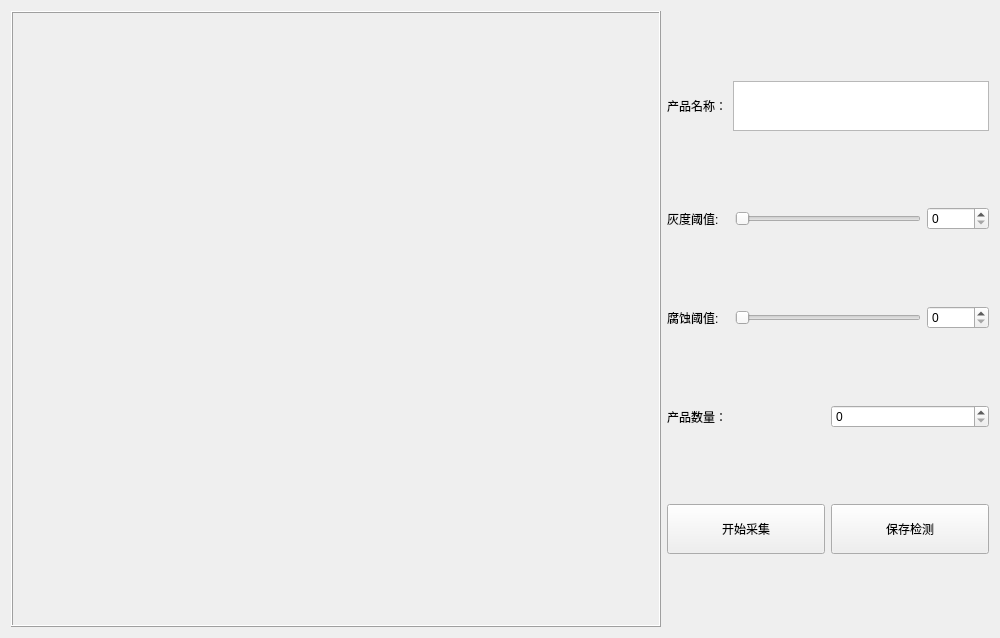
        <widget class="QWidget" name="new_detector">
         <layout class="QGridLayout" name="gridLayout_10">
          <item row="0" column="0">
           <widget class="QFrame" name="frame_new">
            <property name="minimumSize">
             <size>
              <width>650</width>
              <height>616</height>
             </size>
            </property>
            <property name="frameShape">
             <enum>QFrame::Box</enum>
            </property>
            <property name="frameShadow">
             <enum>QFrame::Raised</enum>
            </property>
           </widget>
          </item>
          <item row="0" column="1">
           <layout class="QVBoxLayout" name="verticalLayout_2" stretch="1,1,1,1,1">
            <item>
             <layout class="QHBoxLayout" name="horizontalLayout_8">
              <item>
               <widget class="QLabel" name="label_5">
                <property name="styleSheet">
                 <string notr="true">font: 75 16pt &quot;华文仿宋&quot;;</string>
                </property>
                <property name="text">
                 <string>产品名称：</string>
                </property>
               </widget>
              </item>
              <item>
               <widget class="QTextEdit" name="textEdit">
                <property name="maximumSize">
                 <size>
                  <width>16777215</width>
                  <height>50</height>
                 </size>
                </property>
                <property name="inputMethodHints">
                 <set>Qt::ImhNone</set>
                </property>
               </widget>
              </item>
             </layout>
            </item>
            <item>
             <layout class="QHBoxLayout" name="horizontalLayout" stretch="1,3,1">
              <item>
               <widget class="QLabel" name="label">
                <property name="styleSheet">
                 <string notr="true">font: 75 16pt &quot;华文仿宋&quot;;</string>
                </property>
                <property name="text">
                 <string>灰度阈值:</string>
                </property>
               </widget>
              </item>
              <item>
               <widget class="QSlider" name="horizontalSlider">
                <property name="orientation">
                 <enum>Qt::Horizontal</enum>
                </property>
               </widget>
              </item>
              <item>
               <widget class="QSpinBox" name="spinBox">
                <property name="styleSheet">
                 <string notr="true">font: 12pt &quot;Arial&quot;;</string>
                </property>
               </widget>
              </item>
             </layout>
            </item>
            <item>
             <layout class="QHBoxLayout" name="horizontalLayout_6" stretch="1,3,1">
              <item>
               <widget class="QLabel" name="label_3">
                <property name="styleSheet">
                 <string notr="true">font: 75 16pt &quot;华文仿宋&quot;;</string>
                </property>
                <property name="text">
                 <string>腐蚀阈值:</string>
                </property>
               </widget>
              </item>
              <item>
               <widget class="QSlider" name="horizontalSlider_3">
                <property name="orientation">
                 <enum>Qt::Horizontal</enum>
                </property>
               </widget>
              </item>
              <item>
               <widget class="QSpinBox" name="spinBox_3">
                <property name="styleSheet">
                 <string notr="true">font: 12pt &quot;Arial&quot;;</string>
                </property>
               </widget>
              </item>
             </layout>
            </item>
            <item>
             <layout class="QHBoxLayout" name="horizontalLayout_7" stretch="1,1">
              <item>
               <widget class="QLabel" name="label_4">
                <property name="styleSheet">
                 <string notr="true">font: 75 16pt &quot;华文仿宋&quot;;</string>
                </property>
                <property name="text">
                 <string>产品数量：</string>
                </property>
               </widget>
              </item>
              <item>
               <widget class="QSpinBox" name="spinBox_4">
                <property name="styleSheet">
                 <string notr="true">font: 12pt &quot;Arial&quot;;</string>
                </property>
               </widget>
              </item>
             </layout>
            </item>
            <item>
             <layout class="QHBoxLayout" name="horizontalLayout_9">
              <item>
               <widget class="QPushButton" name="pushButton_11">
                <property name="minimumSize">
                 <size>
                  <width>0</width>
                  <height>50</height>
                 </size>
                </property>
                <property name="styleSheet">
                 <string notr="true">font: 75 16pt &quot;华文仿宋&quot;;</string>
                </property>
                <property name="text">
                 <string>开始采集</string>
                </property>
               </widget>
              </item>
              <item>
               <widget class="QPushButton" name="pushButton_12">
                <property name="minimumSize">
                 <size>
                  <width>0</width>
                  <height>50</height>
                 </size>
                </property>
                <property name="styleSheet">
                 <string notr="true">font: 75 16pt &quot;华文仿宋&quot;;</string>
                </property>
                <property name="text">
                 <string>保存检测</string>
                </property>
               </widget>
              </item>
             </layout>
            </item>
           </layout>
          </item>
         </layout>
        </widget>
